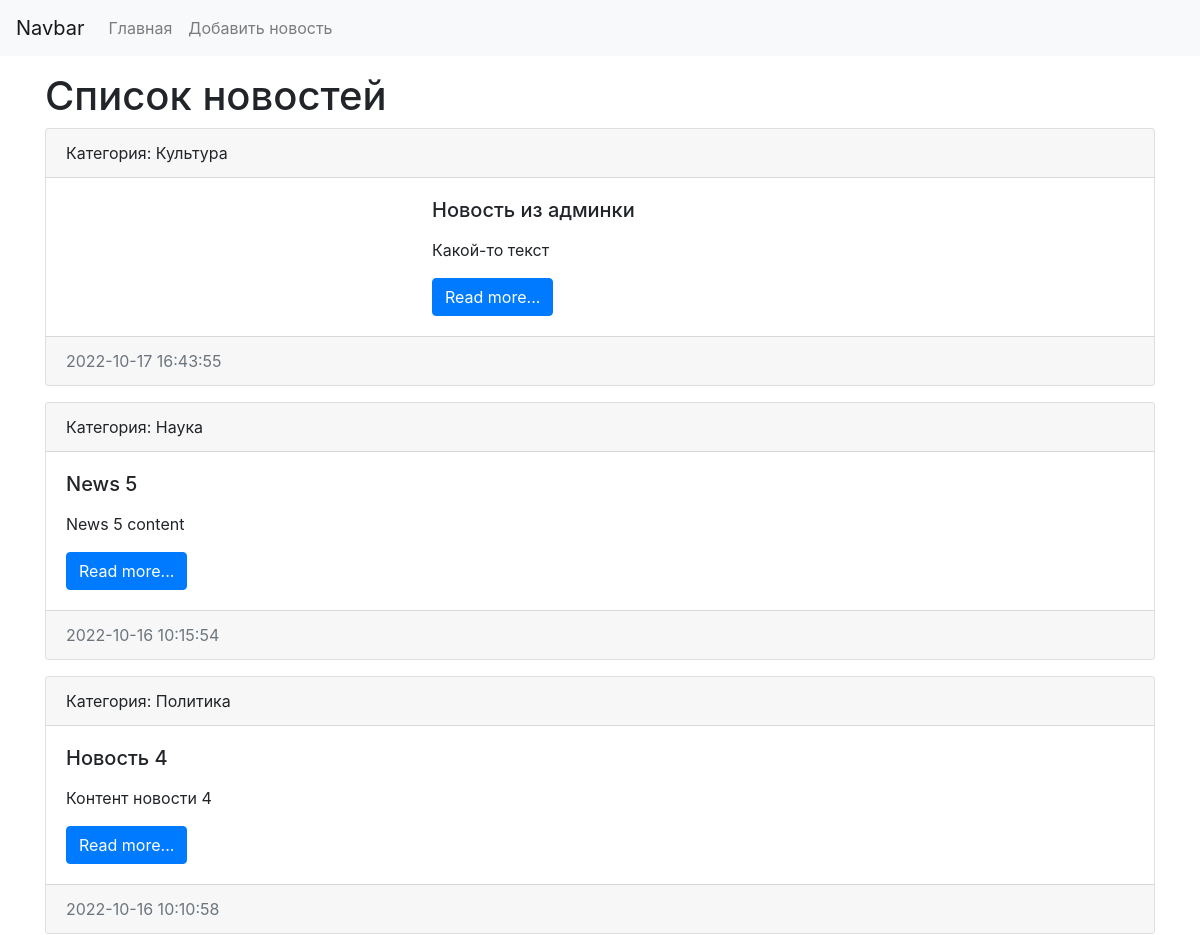
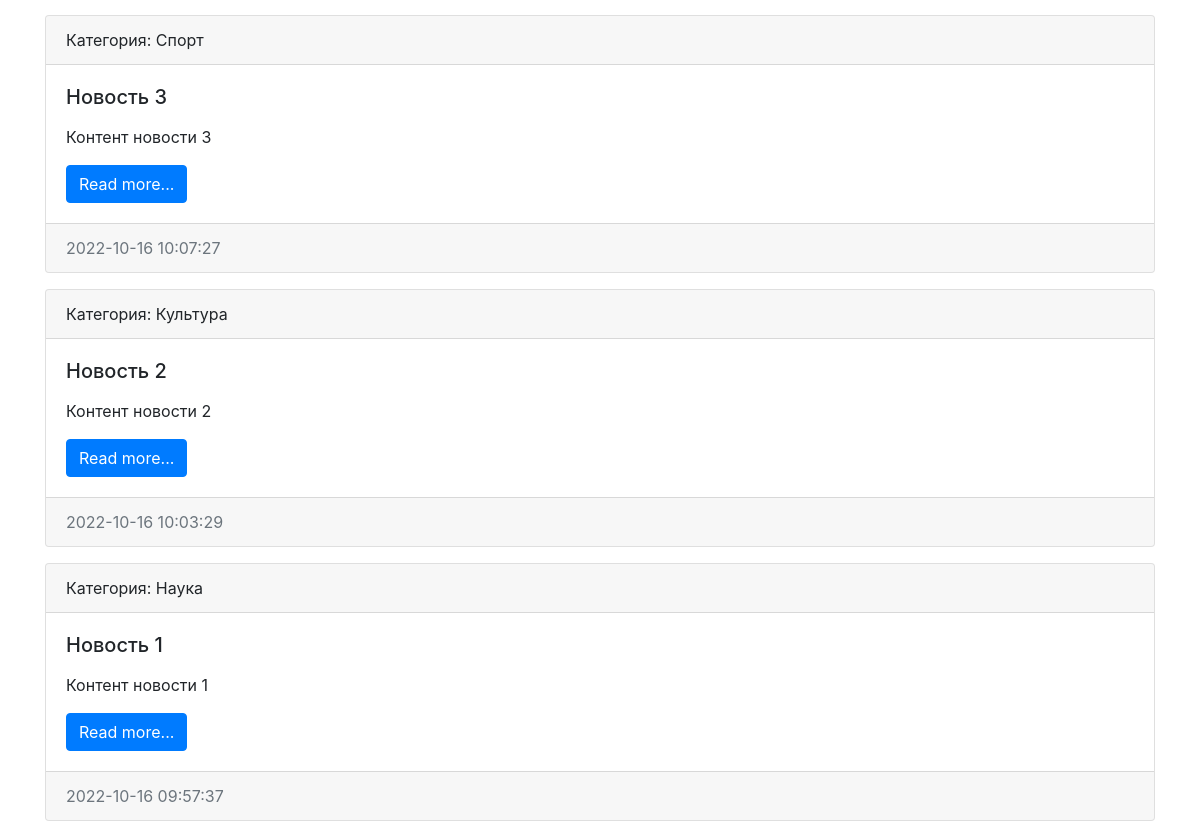
The app's page /, older data (2 pictures, top to bottom).
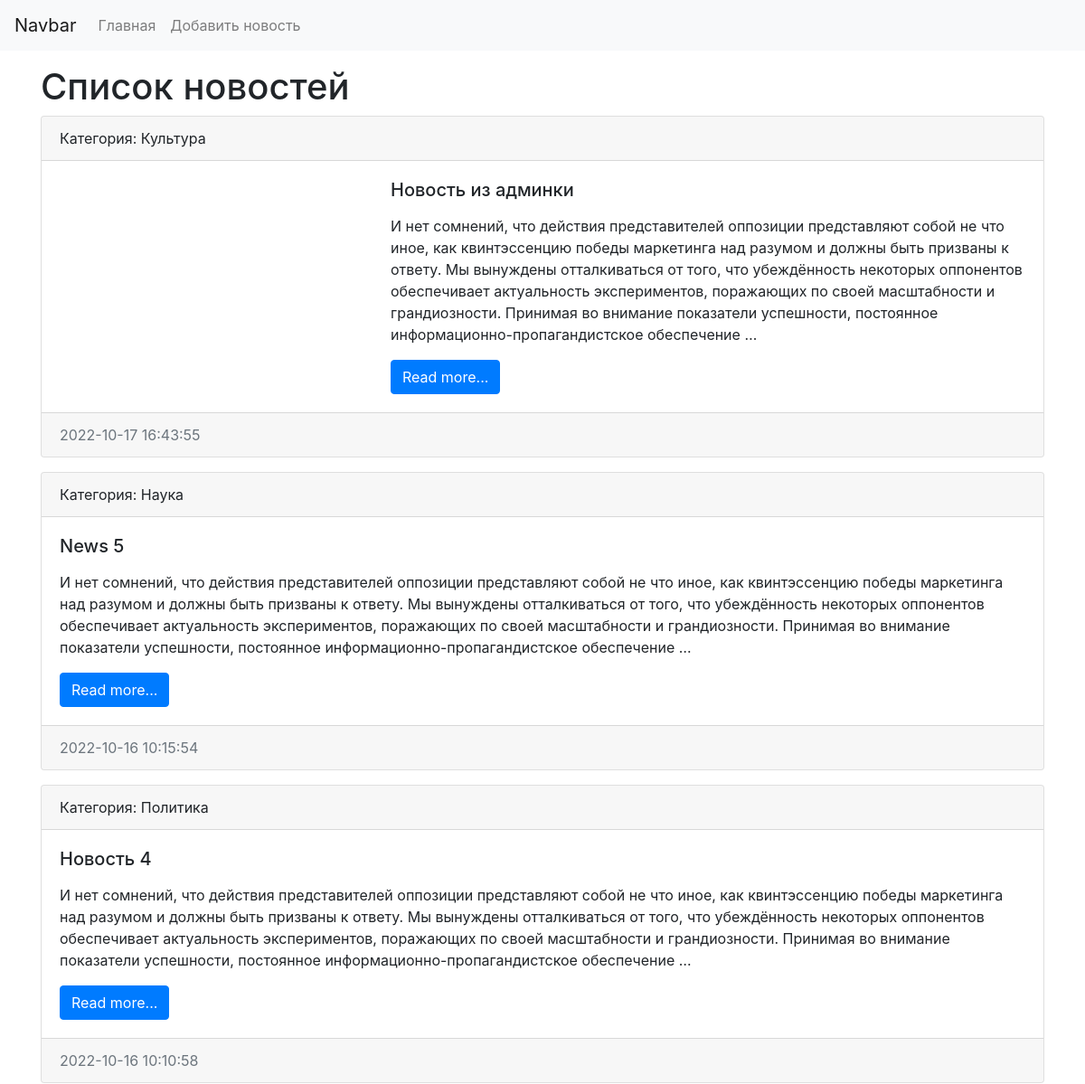
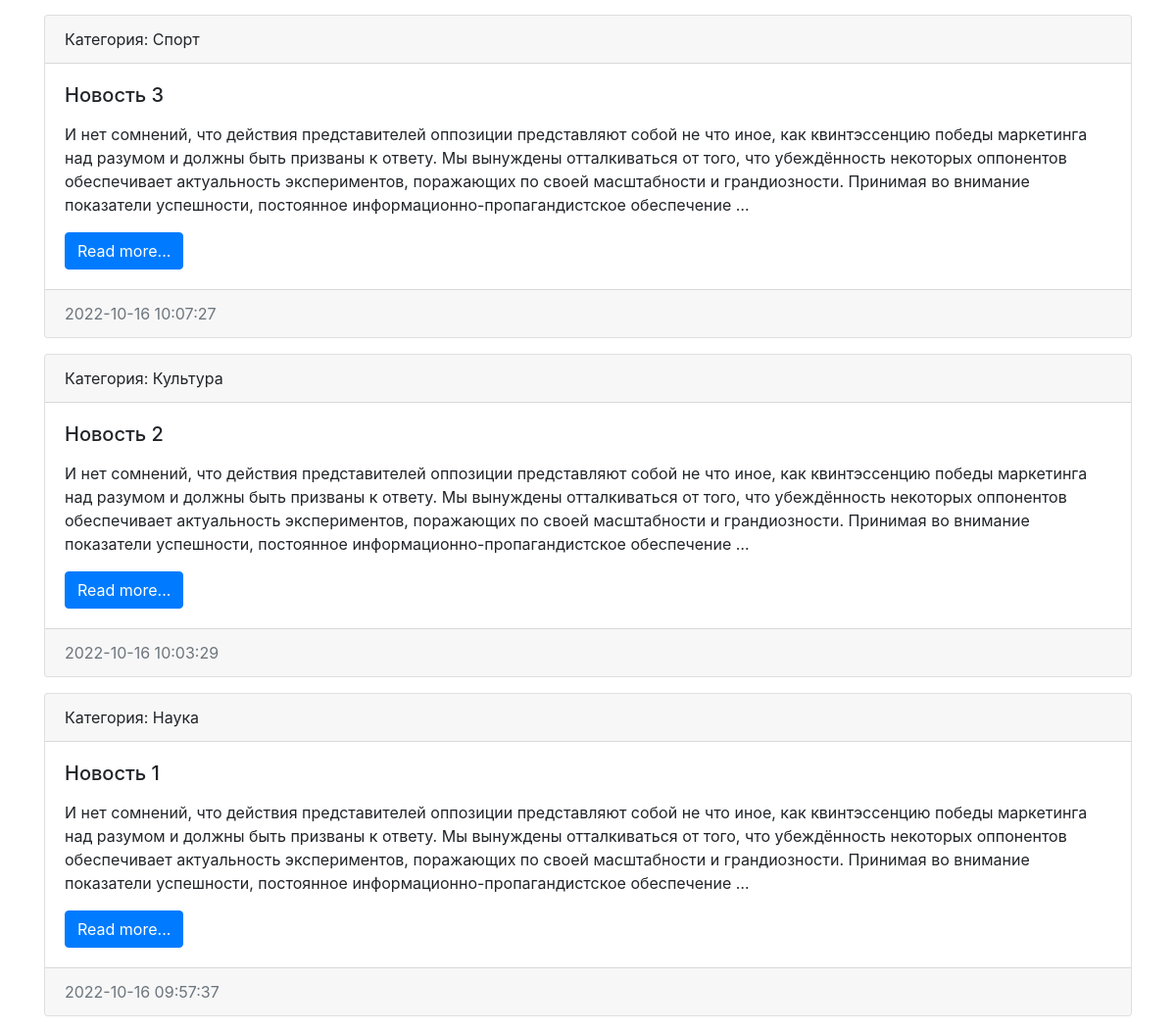
The same page, newer data (2 pictures, top to bottom).
### news/models.py (models this page shows, shortened)
class News(models.Model):
    title = models.CharField(max_length=150, verbose_name='Название')
    content = models.TextField(blank=True, verbose_name='Контент')
    created_at = models.DateTimeField(auto_now_add=True, verbose_name='Создано')
    updated_at = models.DateTimeField(auto_now=True, verbose_name='Обновлено')
    photo = models.ImageField(upload_to='photos/%Y/%m/%d/', verbose_name='Фото', blank=True)
    is_published = models.BooleanField(default=True, verbose_name='Опубликовано', blank=True)
    category = models.ForeignKey('Category', on_delete=models.PROTECT, null=True, verbose_name='Категория')
    class Meta:
        verbose_name = 'Новость'
        verbose_name_plural = 'Новости'
        ordering = ['-created_at']

class Category(models.Model):
    title = models.CharField(max_length=150, db_index=True, verbose_name='Название категории')
    class Meta:
        verbose_name = 'Категория'
        verbose_name_plural = 'Категории'
        ordering = ['title']

### news/views.py (the view)
# urls.py: path('', index),
def index(request):
    news = News.objects.all()
    context = {
        'news': news,
        'title': 'Список новостей',
    }
    return render(request, template_name='news/index.html', context=context)

### news/templates/news/index.html (shortened to what this page needs)
<!doctype html>
<html lang="en">
  <head>
    <link rel="stylesheet" href="https://cdn.jsdelivr.net/npm/bootstrap@4.3.1/dist/css/bootstrap.min.css">
  </head>
  <body>
<nav class="navbar navbar-expand-lg navbar-light bg-light">
    <a class="navbar-brand" href="/">Navbar</a>
    <div class="collapse navbar-collapse" id="navbarSupportedContent">
        <ul class="navbar-nav mr-auto">
            <li class="nav-item"><a class="nav-link" href="/">Главная</a></li>
            <li class="nav-item"><a class="nav-link" href="/">Добавить новость</a></li>
        </ul>
    </div>
</nav>
<div class="container mt-3">
    <h1>{{ title }}</h1>
    <div class="row">
        <div class="col-md-12">
            {% for item in news %}
            <div class="card mb-3">
                <div class="card-header">
                    Категория: {{ item.category.title }}
                </div>
                <div class="card-body">
                    <div class="media">
                        <div class="media-body">
                            <h5 class="card-title">{{ item.title }}</h5>
                            <p class="card-text">{{ item.content|linebreaks|truncatewords:50 }}</p>
                            <a href="#" class="btn btn-primary">Read more...</a>
                        </div>
                    </div>
                </div>
                <div class="card-footer text-muted">
                    {{ item.created_at|date:"Y-m-d H:i:s" }}
                </div>
            </div>
            {% endfor %}
        </div>
    </div>
</div>
</body>
</html>

Row changes from the older to the newer data that the page shows:
changed News "Новость из админки": content "Какой-то текст" → "И нет сомнений, что действия представителей оппозиции представляют собой не что иное, как квинтэссенцию победы маркетинга над разумом и должны быть призваны к ответу. Мы вынуждены отталкиваться от того, что убеждённость некоторых оппонентов обеспечивает актуальность экспериментов, поражающих по своей масштабности и грандиозности. Принимая во внимание показатели успешности, постоянное информационно-пропагандистское обеспечение …"
changed News "News 5": content "News 5 content" → "И нет сомнений, что действия представителей оппозиции представляют собой не что иное, как квинтэссенцию победы маркетинга над разумом и должны быть призваны к ответу. Мы вынуждены отталкиваться от того, что убеждённость некоторых оппонентов обеспечивает актуальность экспериментов, поражающих по своей масштабности и грандиозности. Принимая во внимание показатели успешности, постоянное информационно-пропагандистское обеспечение …"
changed News "Новость 4": content "Контент новости 4" → "И нет сомнений, что действия представителей оппозиции представляют собой не что иное, как квинтэссенцию победы маркетинга над разумом и должны быть призваны к ответу. Мы вынуждены отталкиваться от того, что убеждённость некоторых оппонентов обеспечивает актуальность экспериментов, поражающих по своей масштабности и грандиозности. Принимая во внимание показатели успешности, постоянное информационно-пропагандистское обеспечение …"
changed News "Новость 3": content "Контент новости 3" → "И нет сомнений, что действия представителей оппозиции представляют собой не что иное, как квинтэссенцию победы маркетинга над разумом и должны быть призваны к ответу. Мы вынуждены отталкиваться от того, что убеждённость некоторых оппонентов обеспечивает актуальность экспериментов, поражающих по своей масштабности и грандиозности. Принимая во внимание показатели успешности, постоянное информационно-пропагандистское обеспечение …"
changed News "Новость 2": content "Контент новости 2" → "И нет сомнений, что действия представителей оппозиции представляют собой не что иное, как квинтэссенцию победы маркетинга над разумом и должны быть призваны к ответу. Мы вынуждены отталкиваться от того, что убеждённость некоторых оппонентов обеспечивает актуальность экспериментов, поражающих по своей масштабности и грандиозности. Принимая во внимание показатели успешности, постоянное информационно-пропагандистское обеспечение …"
changed News "Новость 1": content "Контент новости 1" → "И нет сомнений, что действия представителей оппозиции представляют собой не что иное, как квинтэссенцию победы маркетинга над разумом и должны быть призваны к ответу. Мы вынуждены отталкиваться от того, что убеждённость некоторых оппонентов обеспечивает актуальность экспериментов, поражающих по своей масштабности и грандиозности. Принимая во внимание показатели успешности, постоянное информационно-пропагандистское обеспечение …"
